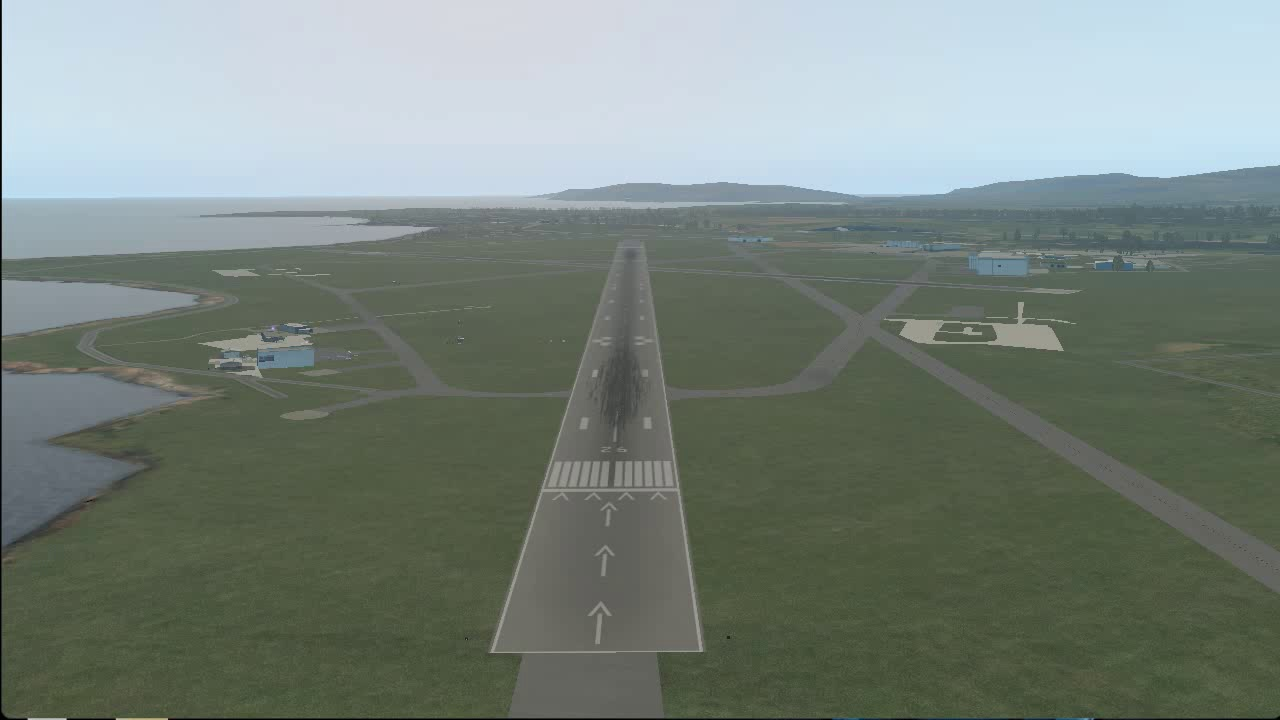
#> input picture inspection_frames/frame_0001.jpg, 1280 x 720 px, found by its file name
$ python hough_test.py
#> lines starting #> are read from the running program, lines starting #| are printed output that depends on the picture
import cv2

IMAGE = r".\inspection_frames\frame_0001.jpg"

image = cv2.imread(IMAGE)
#> image is the input picture: shape (720, 1280, 3); mean B, G, R 124.6, 131.9, 120.8

if image is None:
    raise RuntimeError("Could not open image.")

gray = cv2.cvtColor(image, cv2.COLOR_BGR2GRAY)
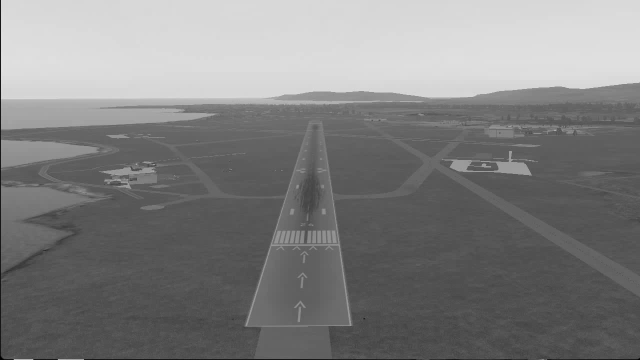
#> gray: shape (720, 1280) (shown at 1/2 size); min 0, max 226, mean 127.7

edges = cv2.Canny(gray, 50, 150)
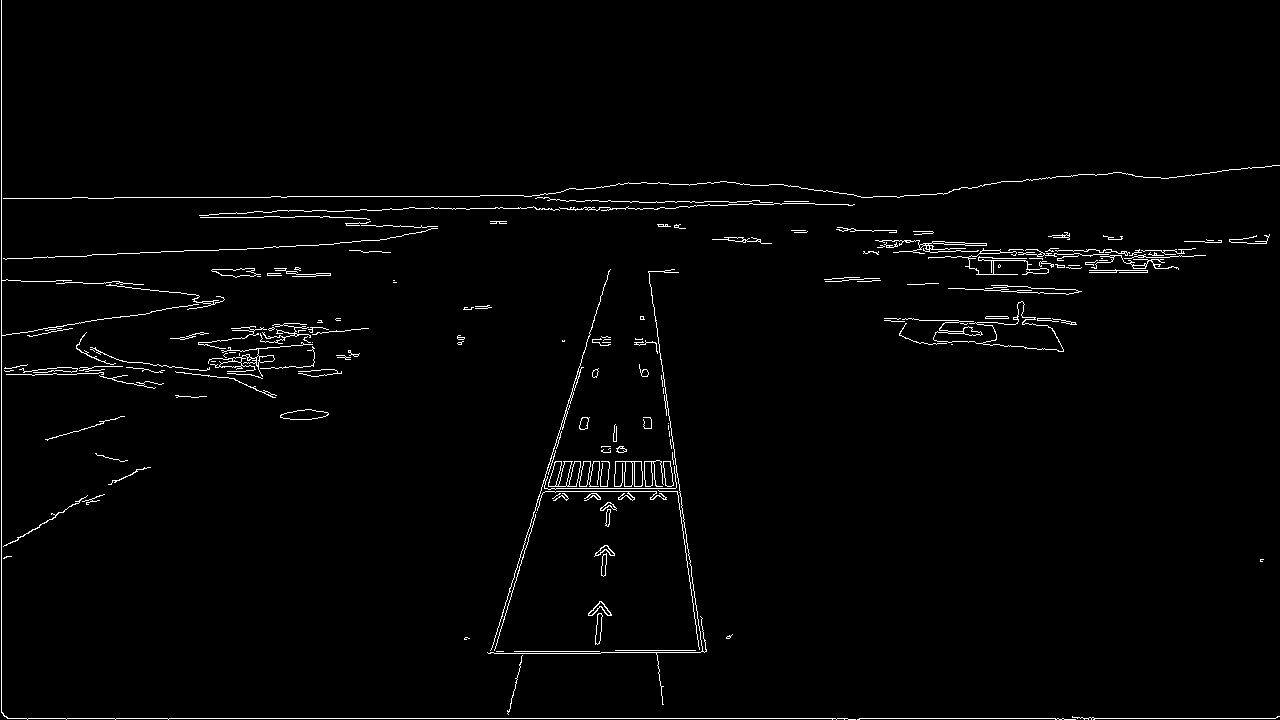
#> edges: shape (720, 1280); 1.8% white in thin lines or dots

lines = cv2.HoughLinesP(
    edges,
    1,
    3.14159 / 180,
    threshold=80,
    minLineLength=80,
    maxLineGap=20
)
#> lines = 56 rows, first 6: [7, 718, 1275, 718], [1, 712, 1, 0], [271, 196, 479, 196], [661, 375, 700, 652], [694, 205, 814, 203], [390, 208, 675, 208]

if lines is None:
    raise RuntimeError("No lines detected.")

for line in lines:
#> (the run stopped early here; a loop or call above may not have finished)

$ run again, with inspection_frames/frame_0203.jpg copied over inspection_frames/frame_0001.jpg
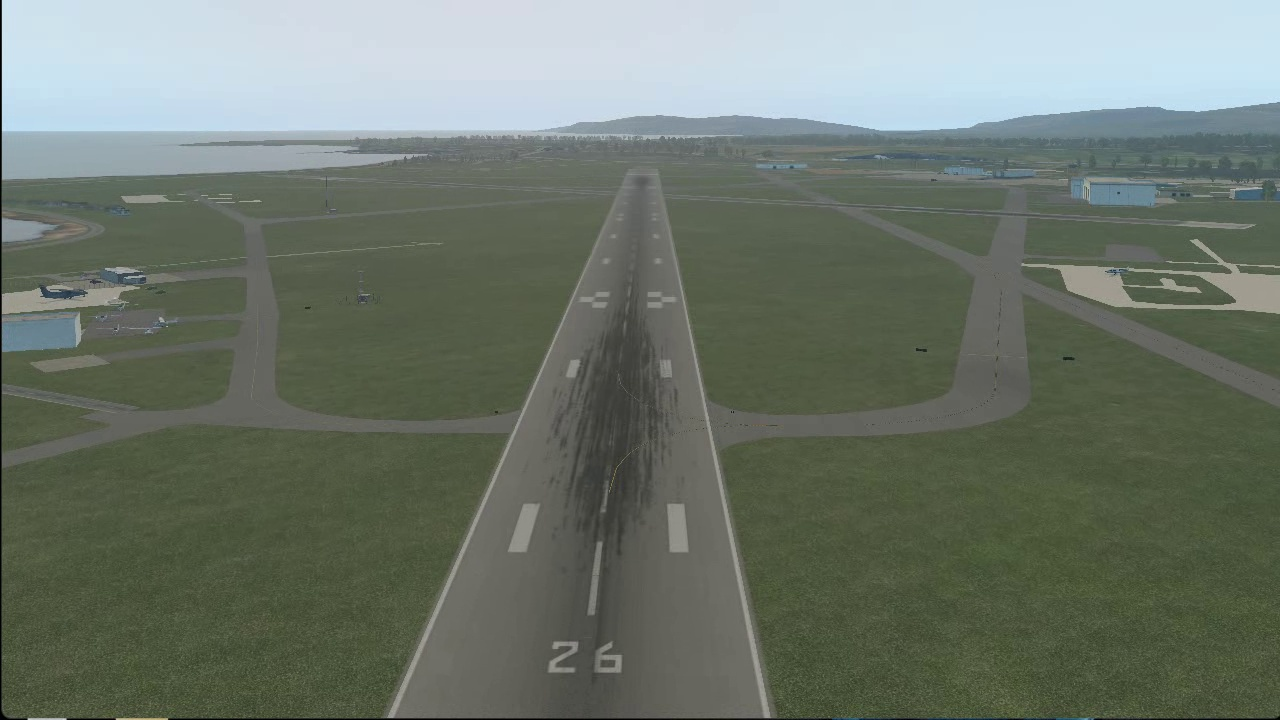
#> input picture inspection_frames/frame_0203.jpg, 1280 x 720 px, found by its file name
#> image is the input picture: shape (720, 1280, 3); mean B, G, R 107.3, 118.3, 108.9
#> `gray = cv2.cvtColor(image, cv2.COLOR_BGR2GRAY)`:
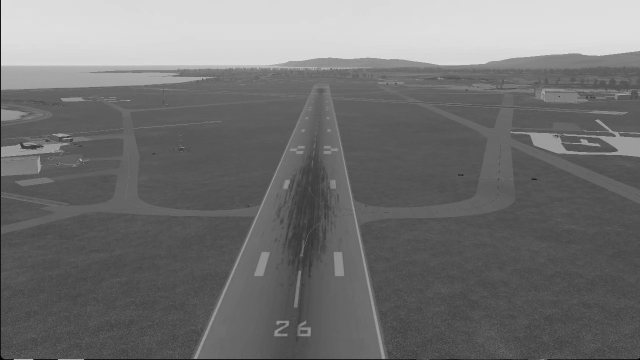
#> gray: shape (720, 1280) (shown at 1/2 size); min 0, max 227, mean 114.2
#> `edges = cv2.Canny(gray, 50, 150)`:
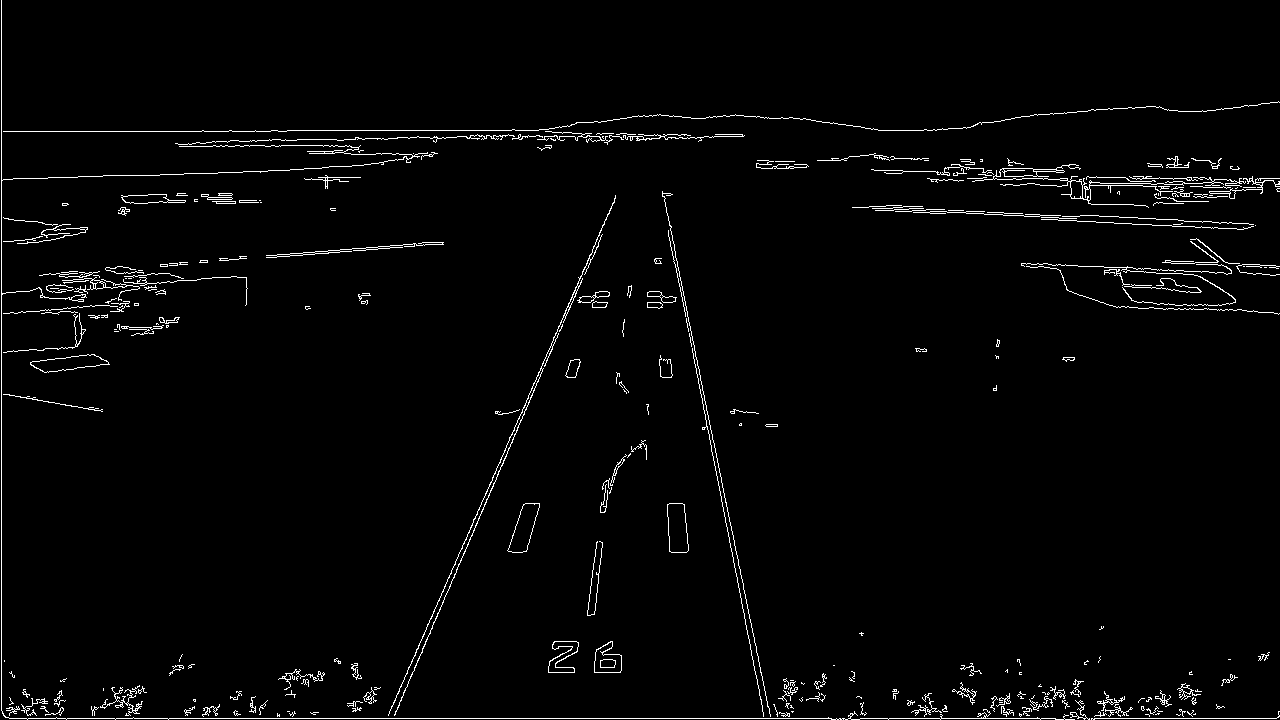
#> edges: shape (720, 1280); 2.2% white in thin lines or dots
#> lines = 67 rows, first 6: [9, 718, 1276, 718], [1, 710, 1, 0], [560, 324, 615, 195], [3, 131, 286, 131], [680, 287, 763, 714], [1041, 219, 1243, 229]

$ run again, with inspection_frames/frame_0406.jpg copied over inspection_frames/frame_0001.jpg
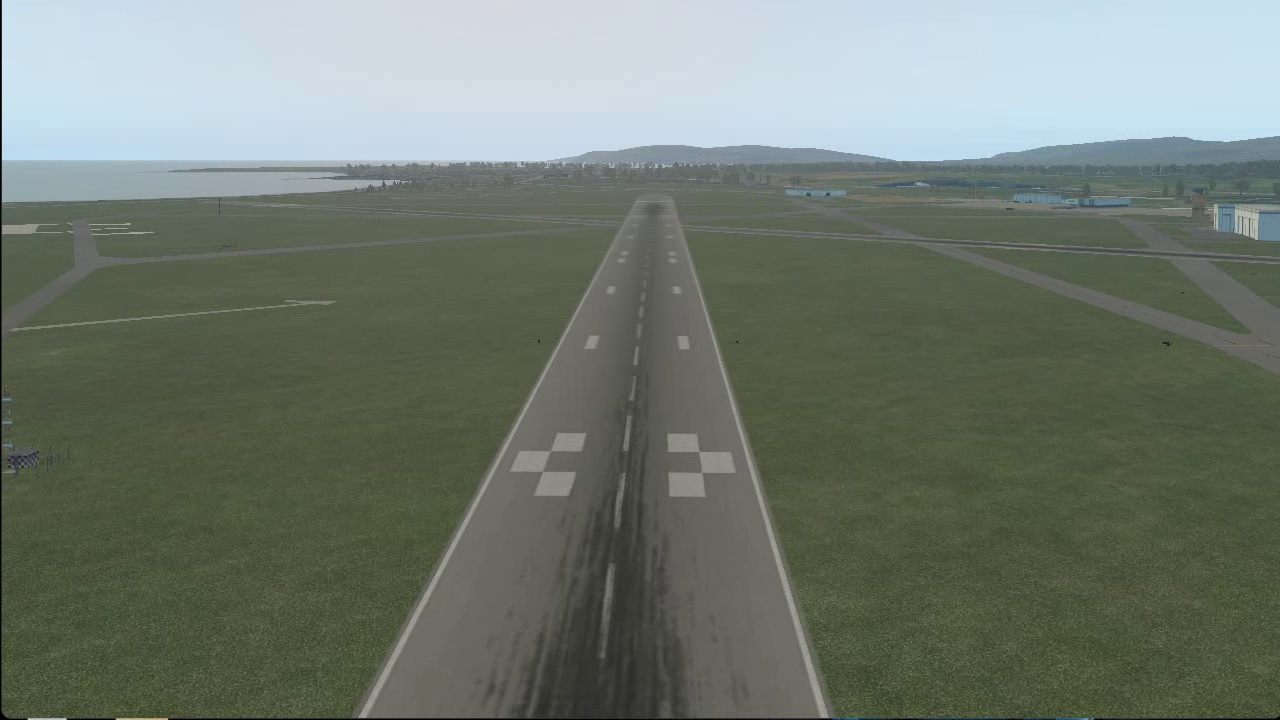
#> input picture inspection_frames/frame_0406.jpg, 1280 x 720 px, found by its file name
#> image is the input picture: shape (720, 1280, 3); mean B, G, R 111.2, 121.6, 112.3
#> `gray = cv2.cvtColor(image, cv2.COLOR_BGR2GRAY)`:
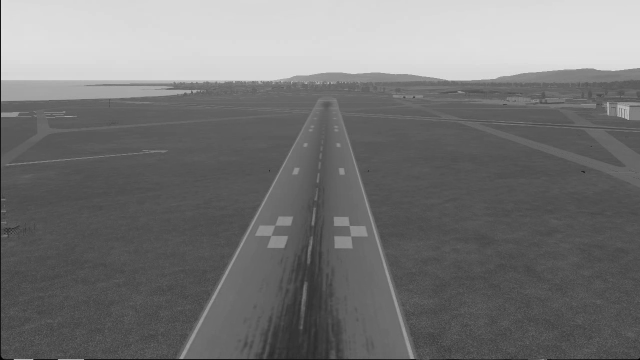
#> gray: shape (720, 1280) (shown at 1/2 size); min 0, max 229, mean 117.6
#> `edges = cv2.Canny(gray, 50, 150)`:
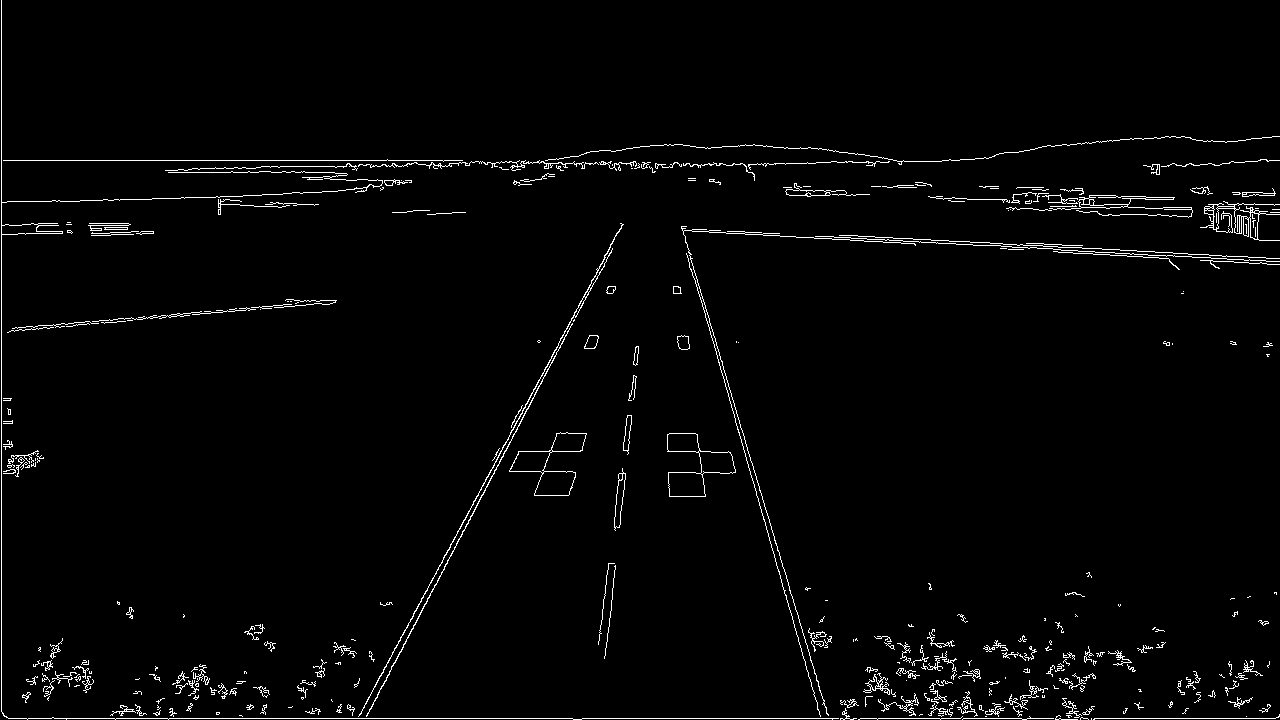
#> edges: shape (720, 1280); 2.1% white in thin lines or dots
#> lines = 53 rows, first 6: [8, 718, 1275, 718], [1, 711, 1, 0], [3, 160, 462, 160], [361, 713, 621, 225], [682, 230, 863, 240], [695, 280, 820, 716]
